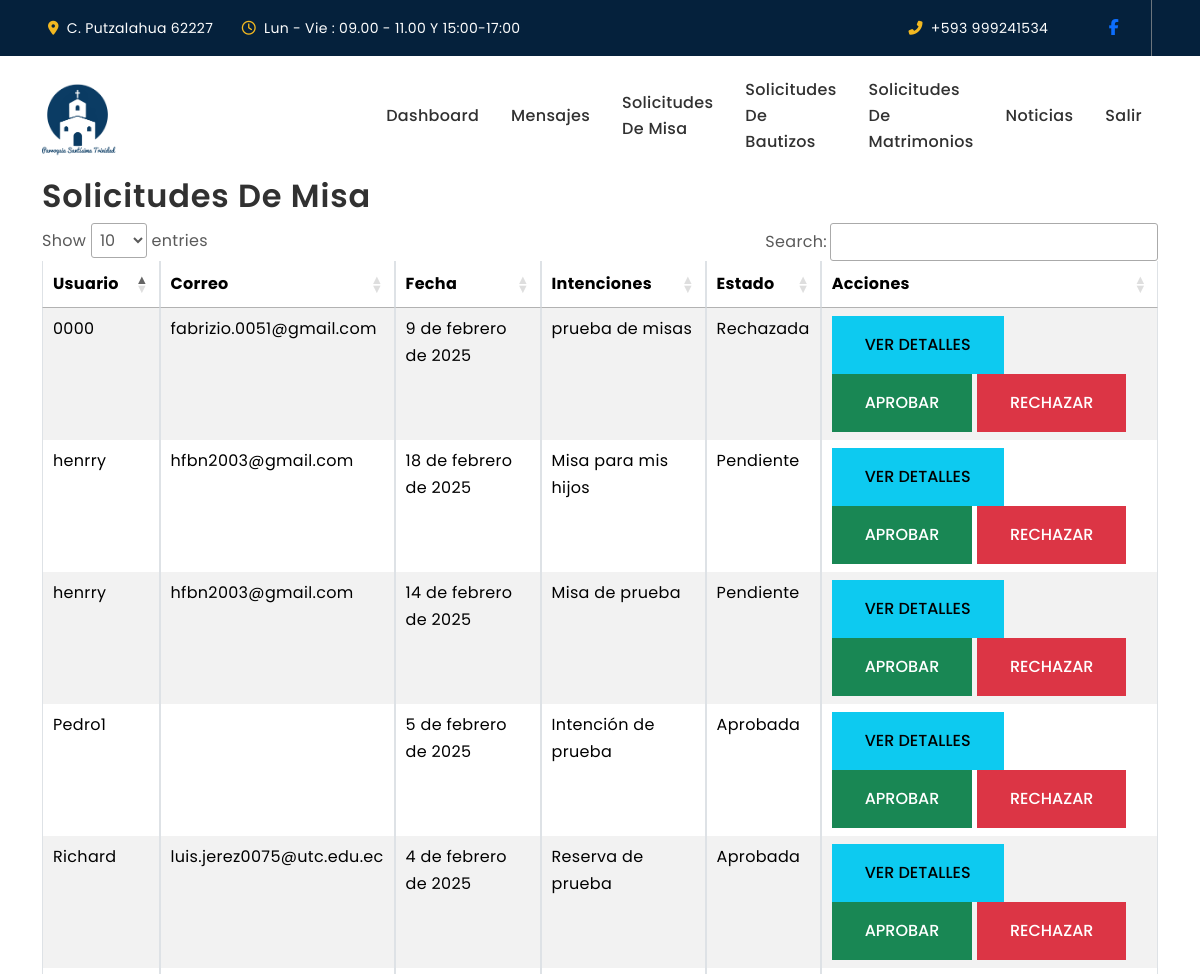
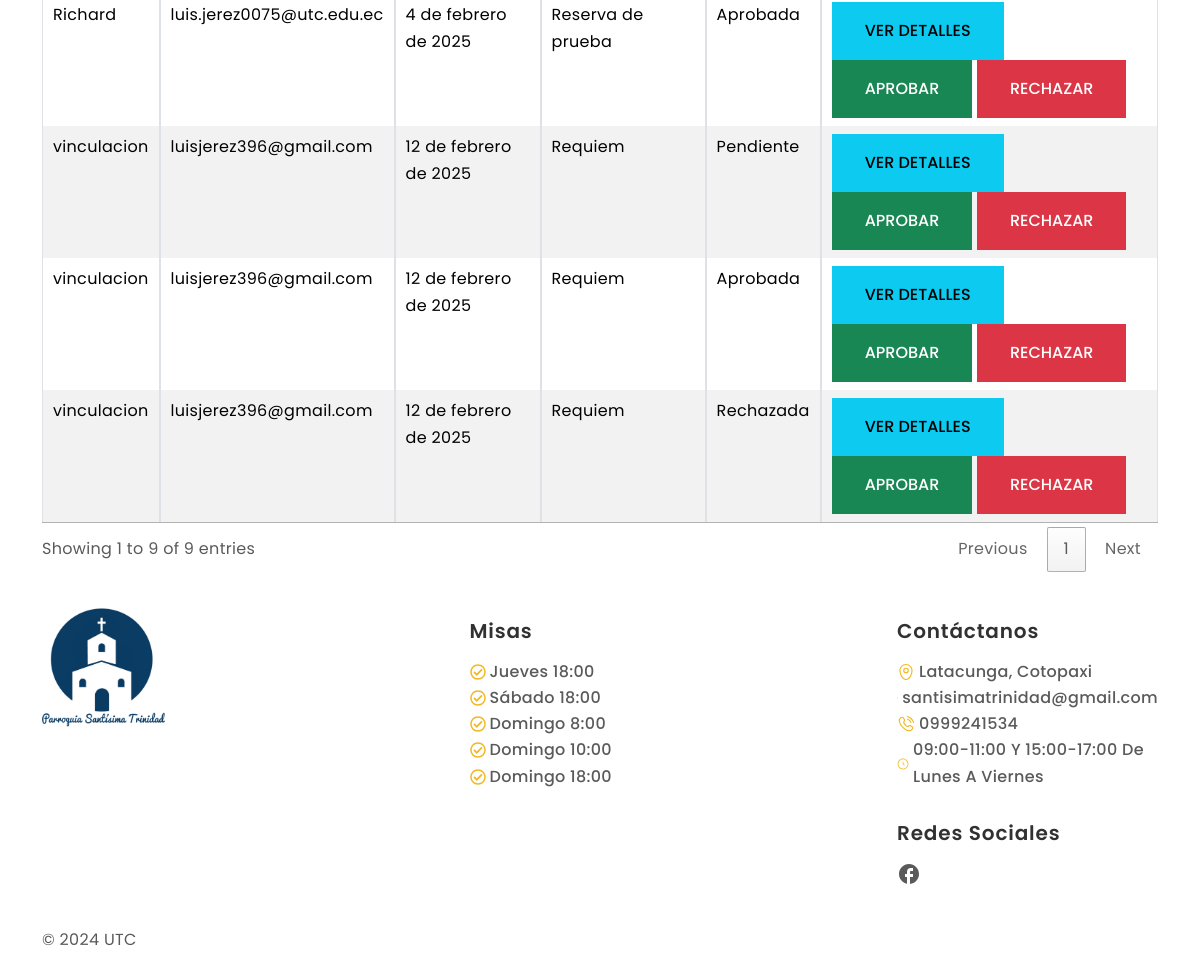
/ver-solicitudes/ (signed in), run on the app's committed database (2 pictures, top to bottom).
### Apps/web/models.py (models this page shows, shortened)
class ReservaMisa(models.Model):
    ESTADO_CHOICES = [
        ('pendiente', 'Pendiente'),
        ('aprobada', 'Aprobada'),
        ('rechazada', 'Rechazada'),
    ]
    usuario = models.ForeignKey(User, on_delete=models.CASCADE)
    fecha = models.DateField()
    intenciones = models.TextField()
    estado = models.CharField(max_length=10, choices=ESTADO_CHOICES, default='pendiente')
    fecha_creacion = models.DateTimeField(default=timezone.now)  # Valor predeterminado explícito

### Apps/web/views.py (the view)
# urls.py: path('ver-solicitudes/', views.ver_solicitudes, name='ver_solicitudes'),
@login_required(login_url='/login/')
@staff_member_required(login_url='/login/')
def ver_solicitudes(request):
    reservas = ReservaMisa.objects.select_related('usuario').all()
    return render(request, 'ver_solicitudes.html', {'reservas': reservas})

### Apps/web/templates/ver_solicitudes.html (shortened to what this page needs)
{% extends 'base.html' %}
{% block body %}
<div class="container">
    <h2>Solicitudes de Misa</h2>
    <table class="table table-striped table-bordered jquery" id="tbl_misas">
        <thead>
            <tr>
                <th>Usuario</th>
                <th>Correo</th>
                <th>Fecha</th>
                <th>Intenciones</th>
                <th>Estado</th>
                <th>Acciones</th>
            </tr>
        </thead>
        <tbody>
            {% for reserva in reservas %}
            <tr>
                <td>{{ reserva.usuario.username }}</td>
                <td>{{ reserva.usuario.email }}</td>
                <td>{{ reserva.fecha }}</td>
                <td>{{ reserva.intenciones }}</td>
                <td>{{ reserva.get_estado_display }}</td>
                <td>
                    <button type="button" class="btn btn-info btn-sm" data-bs-toggle="modal" data-bs-target="#modalDetalles{{ reserva.id }}">
                        Ver Detalles
                    </button>
                    <button type="button" class="btn btn-success btn-sm" data-bs-toggle="modal" data-bs-target="#modalAprobar{{ reserva.id }}">
                        Aprobar
                    </button>
                    <button type="button" class="btn btn-danger btn-sm" data-bs-toggle="modal" data-bs-target="#modalRechazar{{ reserva.id }}">
                        Rechazar
                    </button>
                </td>
            </tr>
            {% endfor %}
        </tbody>
    </table>
</div>
{% endblock %}

### static/style.css (style rules this page uses)
:root { --primary-color: #F2B821; --secondary-color: #05213C; --black-color: #292929; --light-black-color: #343536; --dark-color: #313131; --body-color: #5A5A5A; --gray-color: #777F81; --light-color: #fdfdfd; --bs-gray-100: #F6F6F6; --bs-gray-300: #DCDCDC; --bs-primary-text-emphasis: var(--primary-color); --bs-body-color-rgb: 90, 90, 90; --bs-light-rgb: rgba(255, 255, 255, 1); --bs-dark-rgb: 41, 41, 41; --bs-primary-rgb: 178, 142, 113; }
:root { --heading-font: "Poppins", sans-serif; --body-font: "Poppins", sans-serif; }
*, *::before, *::after { -webkit-box-sizing: border-box; -moz-box-sizing: border-box; box-sizing: border-box; }
html { box-sizing: border-box; }
body { background-color: var(--light-color); font-family: var(--body-font); font-size: 16px; font-weight: 400; line-height: 164%; letter-spacing: 0.32px; color: var(--body-color); margin: 0; }
h1, h2, h3, h4, h5, h6 { color: var(--dark-color); font-family: var(--heading-font); text-transform: capitalize; font-weight: 600; letter-spacing: 0.84px; line-height: 115%; }

### data on the page
ReservaMisa: usuario.username "Pedro1", fecha "5 de febrero de 2025", intenciones "Intención de prueba", estado "Aprobada"
ReservaMisa: usuario.username "Richard", usuario.email "luis.jerez0075@utc.edu.ec", fecha "4 de febrero de 2025", intenciones "Reserva de prueba", estado "Aprobada"
ReservaMisa: usuario.username "Richard", usuario.email "luis.jerez0075@utc.edu.ec", fecha "4 de febrero de 2025", intenciones "Reserva de prueba", estado "Aprobada"
ReservaMisa: usuario.username "0000", usuario.email "fabrizio.0051@gmail.com", fecha "9 de febrero de 2025", intenciones "prueba de misas", estado "Rechazada"
ReservaMisa: usuario.username "henrry", usuario.email "hfbn2003@gmail.com", fecha "18 de febrero de 2025", intenciones "Misa para mis hijos", estado "Pendiente"
ReservaMisa: usuario.username "henrry", usuario.email "hfbn2003@gmail.com", fecha "14 de febrero de 2025", intenciones "Misa de prueba", estado "Pendiente"
ReservaMisa: usuario.username "vinculacion", usuario.email "luisjerez396@gmail.com", fecha "12 de febrero de 2025", intenciones "Requiem", estado "Pendiente"
ReservaMisa: usuario.username "vinculacion", usuario.email "luisjerez396@gmail.com", fecha "12 de febrero de 2025", intenciones "Requiem", estado "Aprobada"
ReservaMisa: usuario.username "vinculacion", usuario.email "luisjerez396@gmail.com", fecha "12 de febrero de 2025", intenciones "Requiem", estado "Rechazada"
